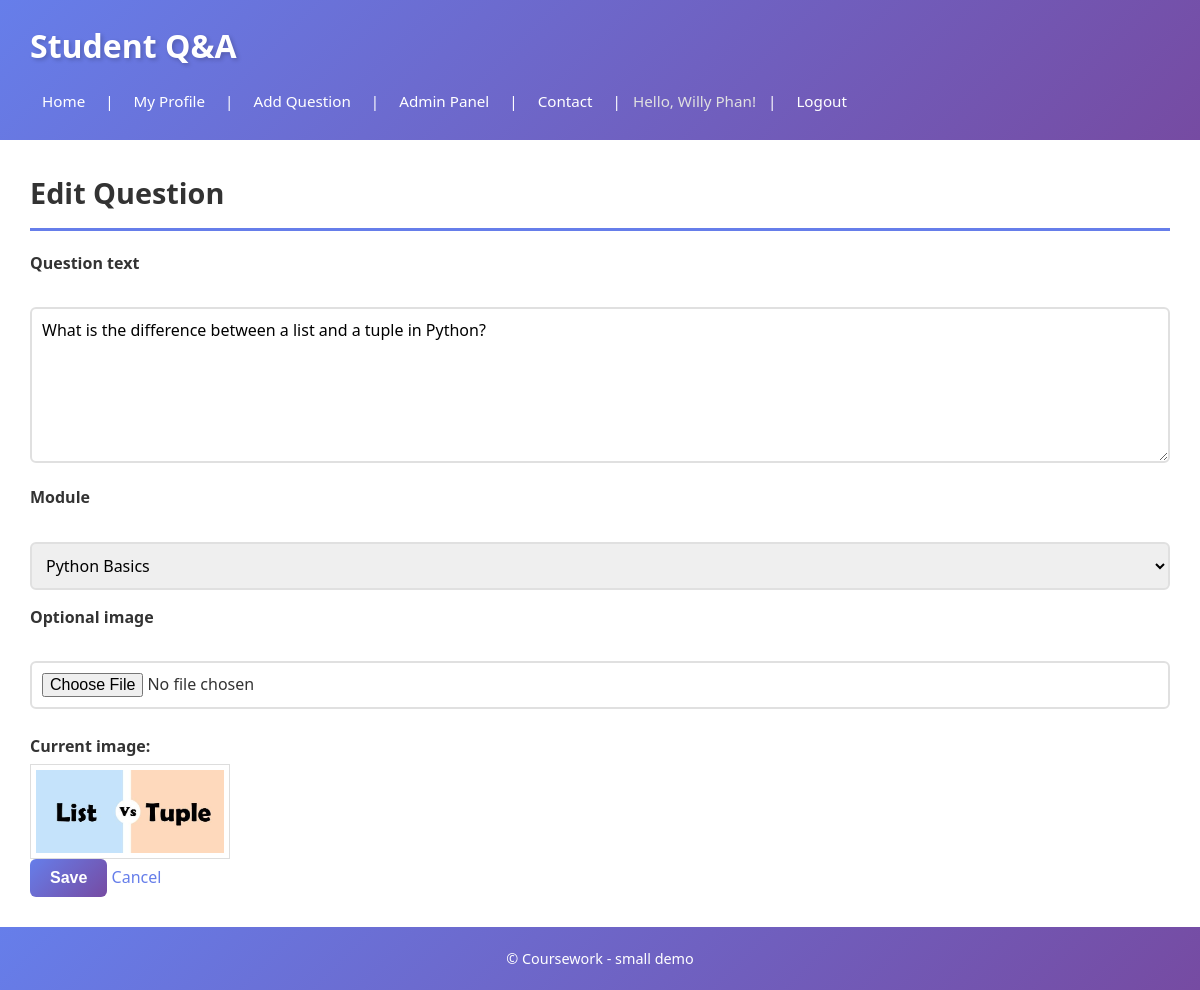
/editquestion.php?id=1 (signed in), run on the app's committed database.
### tables this page shows
CREATE TABLE `question` (
  `id` int(11) NOT NULL,
  `text` text NOT NULL,
  `date` datetime NOT NULL,
  `userid` int(11) DEFAULT NULL,
  `moduleid` int(11) DEFAULT NULL,
  `img` varchar(255) DEFAULT NULL
);

CREATE TABLE `user` (
  `id` int(11) NOT NULL,
  `username` varchar(100) NOT NULL,
  `name` varchar(100) NOT NULL,
  `email` varchar(100) NOT NULL,
  `password` varchar(255) NOT NULL,
  `role` enum('user','admin') NOT NULL DEFAULT 'user',
  `avatar` varchar(255) DEFAULT NULL,
  `created_at` datetime NOT NULL DEFAULT current_timestamp()
);

CREATE TABLE `module` (
  `id` int(11) NOT NULL,
  `name` varchar(100) NOT NULL
);

### editquestion.php (called while the page is built, shortened)
<?php
require 'includes/DatabaseConnection.php';
require 'includes/DataBaseFunctions.php';
$modules = allModules($pdo);
if ($_SERVER['REQUEST_METHOD'] === 'POST') {
    try {
        $id = $_POST['id'];
        $currentUser = getCurrentUser();
        $question = getQuestion($pdo, $id);
        if (!$question) {
            header('Location: index.php');
            exit;
        }
        if ($question['userid'] != $currentUser['id']) {
            header('HTTP/1.1 403 Forbidden');
            echo 'You cannot edit this question.';
            exit;
        }
        $imageFileName = null;
        if (!empty($_FILES['questionimage']) && $_FILES['questionimage']['error'] !== UPLOAD_ERR_NO_FILE) {
            $file = $_FILES['questionimage'];
            $allowed = ['image/jpeg', 'image/png', 'image/gif'];
            if ($file['error'] === UPLOAD_ERR_OK && in_array(mime_content_type($file['tmp_name']), $allowed)) {
                if ($file['size'] <= 3 * 1024 * 1024) {
                    $ext = pathinfo($file['name'], PATHINFO_EXTENSION);
                    $imageFileName = uniqid('qimg_', true) . '.' . $ext;
                    $destination = __DIR__ . '/images/questions/' . $imageFileName;
                    move_uploaded_file($file['tmp_name'], $destination);
                } else {
                    throw new Exception('Image is too large (max 3MB).');
                }
            } else {
                throw new Exception('Invalid image uploaded.');
            }
        } else {
            $existing = getQuestion($pdo, $id);
            $imageFileName = $existing['img'] ?? null;
        }
        updateQuestion($pdo, $id, $_POST['questiontext'], $_POST['moduleid'] ?: null, $imageFileName);
        header('Location: question.php?id=' . $id);
        exit;
    } catch (Exception $e) {
        $error = $e->getMessage();
    }
} else {
    $question = getQuestion($pdo, $_GET['id']);
}
$title = 'Edit Question';
include 'templates/question_form.php';
$output = ob_get_clean();
include 'templates/layout.php';
?>

### includes/DataBaseFunctions.php (called while the page is built, shortened)
<?php
function getCurrentUser() {
    return $_SESSION['user'] ?? null;
}
function isLoggedIn() {
    return isset($_SESSION['user']);
}
function isAdmin() {
    return isset($_SESSION['user']) && $_SESSION['user']['role'] === 'admin';
}
function query($pdo, $sql, $params = []) {
    $stmt = $pdo->prepare($sql);
    $stmt->execute($params);
    return $stmt;
}
function getQuestion($pdo, $id) {
    $sql = "SELECT q.*, m.name AS modulename, u.name AS name, u.username AS username, u.avatar
            FROM question q
            LEFT JOIN module m ON q.moduleid = m.id
            LEFT JOIN `user` u ON q.userid = u.id
            WHERE q.id = :id";
    return query($pdo, $sql, [':id' => $id])->fetch();
}
function allModules($pdo) {
    return query($pdo, 'SELECT id, name FROM module ORDER BY name')->fetchAll();
}
?>

### templates/question_form.php (the view, shortened to what this page needs)
<h2><?=htmlspecialchars($title)?></h2>
<form action="" method="post" enctype="multipart/form-data">
    <p>
        <label for="questiontext">Question text</label><br>
        <textarea name="questiontext" rows="6" cols="80" required><?=isset($question) ? htmlspecialchars($question['text']) : ''?></textarea>
    </p>
    <p>
        <label for="moduleid">Module</label><br>
        <select name="moduleid">
            <?php foreach ($modules as $m): ?>
                <option value="<?=htmlspecialchars($m['id'])?>" <?=isset($question) && $question['moduleid']==$m['id'] ? 'selected' : ''?>><?=htmlspecialchars($m['name'])?></option>
            <?php endforeach; ?>
        </select>
    </p>
    <p>
        <label for="questionimage">Optional image</label><br>
        <input type="file" name="questionimage" accept="image/*">
        <?php if (!empty($question['img'])): ?>
            <div style="margin-top:10px;">
                <strong>Current image:</strong><br>
                <img src="images/questions/<?=htmlspecialchars($question['img'])?>" style="max-width:200px; display:block; margin-top:5px; border:1px solid #ddd; padding:5px;">
            </div>
        <?php endif; ?>
    </p>
    <p>
        <input type="submit" value="Save">
        <a href="index.php">Cancel</a>
    </p>
</form>

### templates/layout.php (shortened to what this page needs)
<!DOCTYPE html>
<html lang="en">
<head>
    <?php $navBase = (strpos($_SERVER['PHP_SELF'], '/admin/') !== false) ? '../' : ''; ?>
    <link rel="stylesheet" href="<?= $navBase ?>styles.css">
</head>
<body>
    <header>
        <h1>Student Q&amp;A</h1>
        <nav>
            <a href="<?= $navBase ?>index.php">Home</a> |
            <?php if (isLoggedIn()): ?>
                <a href="<?= $navBase ?>profile.php?username=<?=htmlspecialchars(getCurrentUser()['username'])?>">My Profile</a> |
                <a href="<?= $navBase ?>addquestion.php">Add Question</a> |
                <?php if (isAdmin()): ?>
                    <a href="<?= $navBase ?>admin/admin_panel.php">Admin Panel</a> |
                <?php endif; ?>
                <a href="<?= $navBase ?>contact.php">Contact</a> |
                <span>Hello, <?=htmlspecialchars(getCurrentUser()['name'])?>!</span> |
                <a href="<?= $navBase ?>logout.php">Logout</a>
            <?php else: ?>
                <a href="<?= $navBase ?>login.php">Login</a> |
                <a href="<?= $navBase ?>register.php">Register</a> |
                <a href="<?= $navBase ?>contact.php">Contact</a>
            <?php endif; ?>
        </nav>
    </header>
    <main>
        <?=$output?>
    </main>
    <footer>
        &copy; Coursework - small demo
    </footer>
</body>
</html>

### styles.css (style rules this page uses)
* { margin: 0; padding: 0; box-sizing: border-box; }
body { font-family: 'Segoe UI', Tahoma, Geneva, Verdana, sans-serif; color: #333; line-height: 1.6; min-height: 100vh; background: linear-gradient(135deg, #667eea 0%, #764ba2 25%, #f093fb 50%, #4facfe 75%, #00f2fe 100%); background-size: 400% 400%; animation: gradientShift 15s ease infinite; position: relative; }
header { background: linear-gradient(135deg, #667eea 0%, #764ba2 100%); color: white; padding: 20px 30px; box-shadow: 0 2px 10px rgba(0, 0, 0, 0.1); }
header h1 { margin: 0 0 12px 0; font-size: 2em; font-weight: 600; text-shadow: 2px 2px 4px rgba(0, 0, 0, 0.2); }
nav { margin-top: 10px; font-size: 0.95em; display: flex; flex-wrap: wrap; gap: 8px; align-items: center; }
nav a { color: white; text-decoration: none; padding: 6px 12px; border-radius: 4px; transition: background 0.3s ease; }
nav span { color: #e0e0e0; padding: 0 4px; }
main { background: #fff; padding: 30px; min-height: 400px; }
footer { background: linear-gradient(135deg, #667eea 0%, #764ba2 100%); color: white; padding: 20px; text-align: center; font-size: 0.9em; }
img { max-width: 100%; height: auto; }
form label { font-weight: bold; display: block; margin-bottom: 5px; color: #333; }
input[type="text"], input[type="email"], input[type="password"], input[type="file"], textarea, select { width: 100%; padding: 10px; border: 2px solid #e0e0e0; border-radius: 6px; font-family: inherit; margin-bottom: 15px; transition: border-color 0.3s ease; font-size: 1em; }
textarea { resize: vertical; min-height: 120px; }
input[type="submit"], button, .btn { background: linear-gradient(135deg, #667eea 0%, #764ba2 100%); color: white; padding: 10px 20px; border: none; border-radius: 6px; cursor: pointer; font-weight: 600; font-size: 1em; transition: transform 0.2s ease, box-shadow 0.2s ease; display: inline-block; text-decoration: none; }
a { color: #667eea; text-decoration: none; transition: color 0.3s ease; }
h2 { margin-top: 0; color: #333; border-bottom: 3px solid #667eea; padding-bottom: 12px; margin-bottom: 20px; font-size: 1.8em; }

### data on the page
question: userid.name "Willy Phan", questiontext "What is the difference between a list and a tuple in Python?", moduleid "Python Basics", img (picture)

### other printed values
$title "Edit Question"
